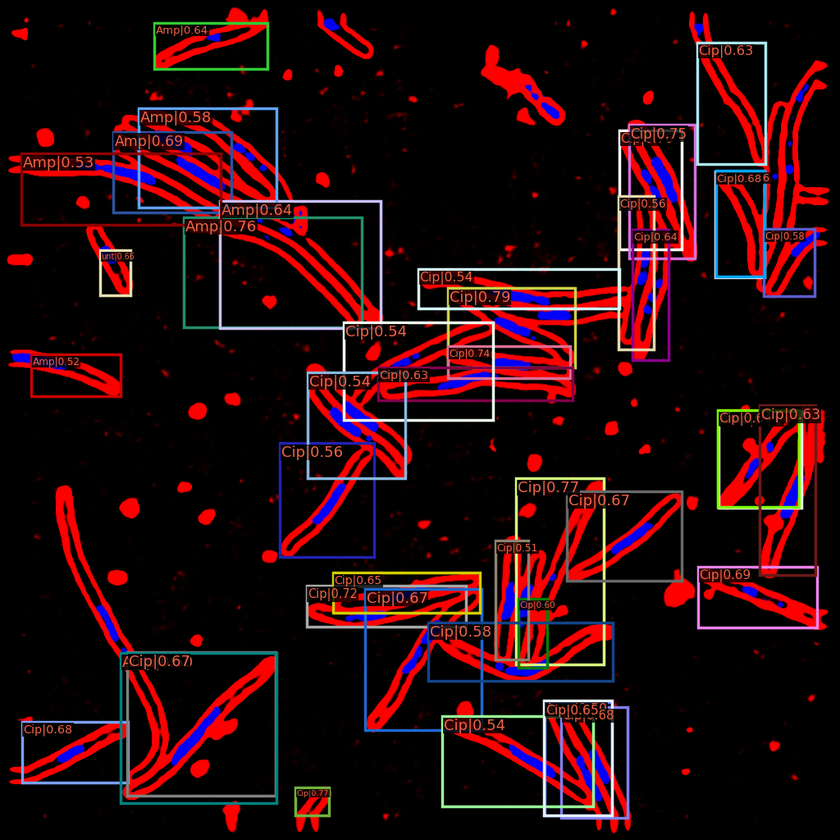
#> input picture scripts/web-app/backend/output.png, 840 x 840 px, shrunk from 1024 x 1024 before the run
$ jupyter execute --allow-errors testing.ipynb
#> lines starting #> are read from the running program, lines starting #| are printed output that depends on the picture
[cell 1]
import numpy as np
import matplotlib
matplotlib.use('Agg')
import matplotlib.pyplot as plt
from PIL import Image
import requests
from pycocotools.coco import COCO

[cell 2]
import json

#> (a cell that did not finish here is left out)

[cell 4]
import pandas as pd

[cell 5]
df = pd.DataFrame(
    [[1,2,3,4],
      [5,6,7,8]]
)

[cell 6]
isinstance(df, pd.DataFrame)

#> (a cell that did not finish here is left out)

[cell 8]
import cv2
import matplotlib.pyplot as plt

[cell 9]
img = cv2.imread("output.png")
#> img is the input picture: shape (840, 840, 3); mean B, G, R 13.3, 9.3, 36.8
plt.imshow(img*255)
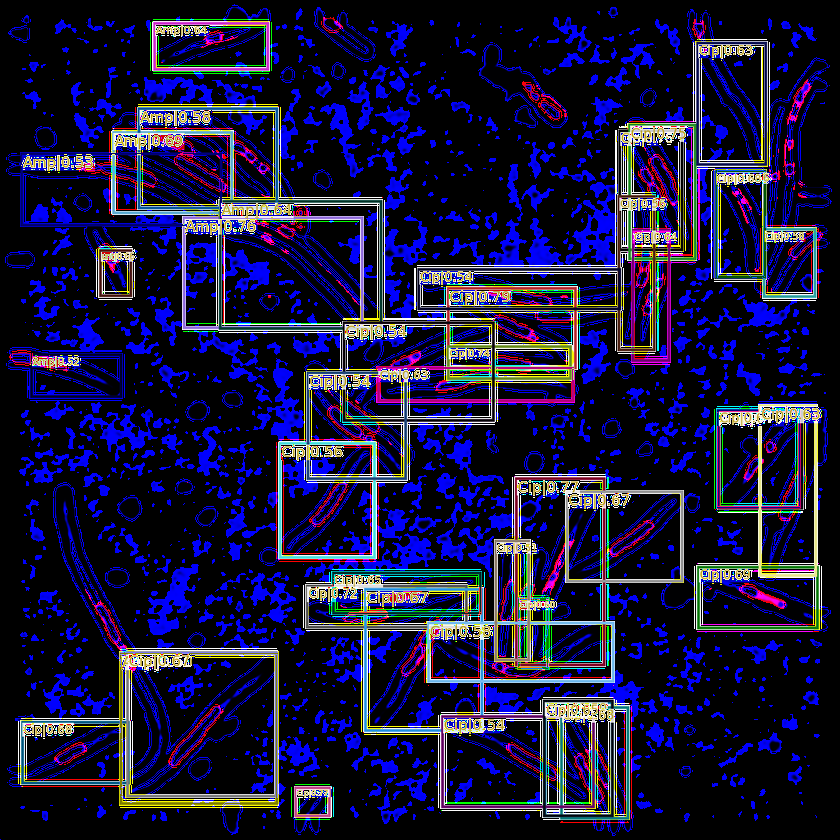
#> shown: shape (840, 840, 3); mean R, G, B 24.4, 22.3, 58.9
